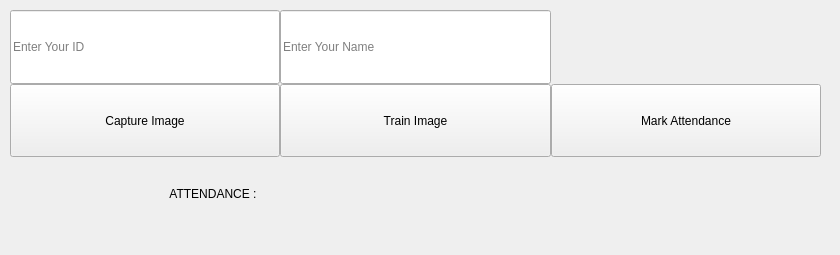
<?xml version="1.0" encoding="UTF-8"?>
<ui version="4.0">
 <class>MainWindow</class>
 <widget class="QMainWindow" name="MainWindow">
  <property name="geometry">
   <rect>
    <x>0</x>
    <y>0</y>
    <width>840</width>
    <height>255</height>
   </rect>
  </property>
  <property name="windowTitle">
   <string>Face Recognition</string>
  </property>
  <property name="windowIcon">
   <iconset>
    <normaloff>fr.ico</normaloff>fr.ico</iconset>
  </property>
  <property name="autoFillBackground">
   <bool>false</bool>
  </property>
  <widget class="QWidget" name="centralwidget">
   <widget class="QWidget" name="verticalLayoutWidget">
    <property name="geometry">
     <rect>
      <x>10</x>
      <y>10</y>
      <width>811</width>
      <height>221</height>
     </rect>
    </property>
    <layout class="QVBoxLayout" name="verticalLayout">
     <property name="spacing">
      <number>0</number>
     </property>
     <item>
      <layout class="QHBoxLayout" name="horizontalLayout">
       <item>
        <widget class="QLineEdit" name="id_input">
         <property name="sizePolicy">
          <sizepolicy hsizetype="Expanding" vsizetype="Preferred">
           <horstretch>0</horstretch>
           <verstretch>0</verstretch>
          </sizepolicy>
         </property>
         <property name="placeholderText">
          <string>Enter Your ID</string>
         </property>
        </widget>
       </item>
       <item>
        <widget class="QLineEdit" name="name_input">
         <property name="sizePolicy">
          <sizepolicy hsizetype="Expanding" vsizetype="Preferred">
           <horstretch>0</horstretch>
           <verstretch>0</verstretch>
          </sizepolicy>
         </property>
         <property name="placeholderText">
          <string>Enter Your Name</string>
         </property>
        </widget>
       </item>
       <item>
        <widget class="QLabel" name="notification">
         <property name="sizePolicy">
          <sizepolicy hsizetype="Expanding" vsizetype="Preferred">
           <horstretch>0</horstretch>
           <verstretch>0</verstretch>
          </sizepolicy>
         </property>
         <property name="text">
          <string/>
         </property>
        </widget>
       </item>
      </layout>
     </item>
     <item>
      <layout class="QHBoxLayout" name="horizontalLayout_2">
       <item>
        <widget class="QPushButton" name="capture_image">
         <property name="sizePolicy">
          <sizepolicy hsizetype="Minimum" vsizetype="Preferred">
           <horstretch>0</horstretch>
           <verstretch>0</verstretch>
          </sizepolicy>
         </property>
         <property name="text">
          <string>Capture Image</string>
         </property>
        </widget>
       </item>
       <item>
        <widget class="QPushButton" name="train_image">
         <property name="sizePolicy">
          <sizepolicy hsizetype="Minimum" vsizetype="Preferred">
           <horstretch>0</horstretch>
           <verstretch>0</verstretch>
          </sizepolicy>
         </property>
         <property name="text">
          <string>Train Image</string>
         </property>
         <property name="autoDefault">
          <bool>false</bool>
         </property>
         <property name="default">
          <bool>false</bool>
         </property>
         <property name="flat">
          <bool>false</bool>
         </property>
        </widget>
       </item>
       <item>
        <widget class="QPushButton" name="attendance_mark">
         <property name="sizePolicy">
          <sizepolicy hsizetype="Minimum" vsizetype="Preferred">
           <horstretch>0</horstretch>
           <verstretch>0</verstretch>
          </sizepolicy>
         </property>
         <property name="text">
          <string>Mark Attendance</string>
         </property>
        </widget>
       </item>
      </layout>
     </item>
     <item>
      <layout class="QHBoxLayout" name="horizontalLayout_3">
       <item>
        <widget class="QLabel" name="attendance_label">
         <property name="sizePolicy">
          <sizepolicy hsizetype="Expanding" vsizetype="Preferred">
           <horstretch>0</horstretch>
           <verstretch>0</verstretch>
          </sizepolicy>
         </property>
         <property name="text">
          <string>ATTENDANCE :</string>
         </property>
         <property name="alignment">
          <set>Qt::AlignCenter</set>
         </property>
        </widget>
       </item>
       <item>
        <widget class="QLabel" name="attendance_output_label">
         <property name="sizePolicy">
          <sizepolicy hsizetype="Expanding" vsizetype="Preferred">
           <horstretch>0</horstretch>
           <verstretch>0</verstretch>
          </sizepolicy>
         </property>
         <property name="text">
          <string/>
         </property>
        </widget>
       </item>
      </layout>
     </item>
    </layout>
   </widget>
  </widget>
  <widget class="QMenuBar" name="menubar">
   <property name="geometry">
    <rect>
     <x>0</x>
     <y>0</y>
     <width>840</width>
     <height>21</height>
    </rect>
   </property>
  </widget>
 </widget>
 <resources/>
 <connections/>
</ui>
